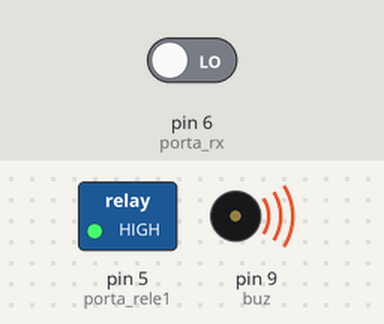
Bench run of a sketch on a simulated Arduino Uno, built with avr-gcc and run on an emulated ATmega328P. Shown: switched loads named in the sketch (green lamp = pin HIGH), buzzer (waves = sounding). The test bench sets the inputs (shaded band); at power-on: pin 6 (porta_rx) LOW.

Above: at 0.1 s.
At 6.7 s:
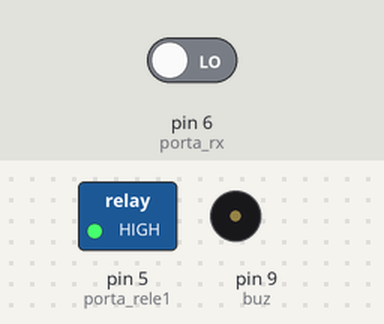
Timing chart, 0 to 8.2 s (numbered marks = the images above):
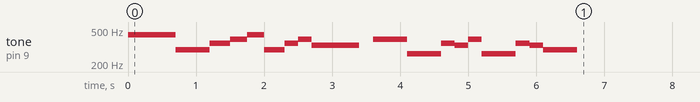

The sketch:

guincho-pwm.ino
```cpp
int porta_rele1 = 5;
int porta_rx = 6;
int inc =0;
int valor_pwm;
char buz = 9;
char* musica[] = {"La","Re","Fa","Sol","La","Re", "Fa", "Sol", "Mi", "Pausa", "Sol", "Do", "Fa", "Mi", "Sol", "Do", "Fa", "Mi", "Re", "Fim"}; //Game of Thrones
int duracao[] = {700, 500, 300, 250, 250, 300, 200, 200, 700, 200, 500, 500, 200, 200, 200, 500, 200, 200, 500};


void setup()
{
  //Define pinos para o rele como saida
pinMode(porta_rele1, OUTPUT);
pinMode(buz, OUTPUT);
digitalWrite(porta_rele1, HIGH);
tocar(musica,duracao);
}

void loop()
{
  valor_pwm = pulseIn(porta_rx,HIGH);

  if (valor_pwm > 1500){

  if (inc == 0){


    digitalWrite(porta_rele1, LOW);  //Liga rele 1
    inc =1;
  }
  }else{
    inc =0;
   digitalWrite(porta_rele1, HIGH); //Desliga rele 1
    }
//
//  delay(2000);
//  digitalWrite(porta_rele1, HIGH); //Desliga rele 1
//  delay(2000);
}
void tocar(char* mus[], int tempo[]){
  int tom = 0;
  for(int i = 0; mus[i]!="Fim";i++){
    if(mus[i] == "Do") tom = 262;
    if(mus[i] == "Re") tom = 294;
    if(mus[i] == "Mi") tom = 330;
    if(mus[i] == "Fa") tom = 349;
    if(mus[i] == "Sol") tom = 392;
    if(mus[i] == "La") tom = 440;
    if(mus[i] == "Si") tom = 494;
    if(mus[i] == "Do#") tom = 528;
    if(mus[i] == "Re#") tom = 622;
    if(mus[i] == "Fa#") tom = 370;
    if(mus[i] == "Sol#") tom = 415;
    if(mus[i] == "La#") tom = 466;
    if(mus[i] == "Pausa") tom = 0;
    tone(buz, tom, tempo[i]);
    delay(tempo[i]);
  }
}
```
